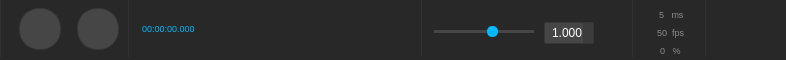
<?xml version="1.0" encoding="UTF-8"?>
<ui version="4.0">
 <class>Transport</class>
 <widget class="QWidget" name="Transport">
  <property name="geometry">
   <rect>
    <x>0</x>
    <y>0</y>
    <width>775</width>
    <height>60</height>
   </rect>
  </property>
  <property name="minimumSize">
   <size>
    <width>0</width>
    <height>60</height>
   </size>
  </property>
  <property name="maximumSize">
   <size>
    <width>16777215</width>
    <height>60</height>
   </size>
  </property>
  <property name="windowTitle">
   <string>IanniX — Transport</string>
  </property>
  <property name="styleSheet">
   <string notr="true">QTabWidget, QLabel, QCheckBox, QLineEdit, QPlainTextEdit, QPushButton, QSpinBox, QDoubleSpinBox, QTreeView, QHeaderView, QTabBar, QComboBox, QFrame#globalFrame, QTabBar::tab, QTreeView, QHeaderView, QDockWidget, QStatusBar, QRadioButton, QToolButton {
	font: 						10px &quot;Museo Sans&quot;, &quot;Museo Sans 500&quot;, &quot;Arial&quot;;
	padding:					0px;
	margin:					0px;
	min-height: 				20px;
	color: 						white;
	border: 					0px solid black;
}
QPushButton, QSpinBox, QDoubleSpinBox, QLineEdit, QPlainTextEdit, QCheckBox::indicator, QRadioButton::indicator, QTreeView::indicator, QComboBox, QTreeView, QHeaderView {
	border: 					1px solid rgb(55, 55, 55);
	border-radius: 		2px;
	background-color: 	rgb(70, 70, 70);
}
QSpinBox, QDoubleSpinBox, QLineEdit, QPlainTextEdit, QCheckBox {
	margin-top: 			4px;
	margin-bottom: 		4px;
}

QFrame#globalFrame, QFrame#transportFrame, QFrame#timeFrame, QFrame#optionFrame, QFrame#speedFrame, QFrame#logoFrame, QFrame#perfFrame, QDialog {
	background-color: 	rgb(40, 40, 40);
}
QLabel, QCheckBox, QRadioButton {
	color: 						rgb(210, 210, 210);
}

QTabWidget::pane {
	border: 					1px solid rgb(50, 50, 50);
}
QTabWidget::tab-bar {
	left: 							0px;
}
QTabWidget#tab {
	color: red;
}
QTabBar::tab {
	min-height: 							25px; /* FIX IN SS-TAB */
	background-color: 				rgb(110, 110, 110);
    border-top-left-radius: 		4px;
    border-top-right-radius: 	4px;
	margin-right:						2px;
	padding-left: 						5px;
	padding-right:						5px;
	color: 									rgb(220, 220, 220);
}
QTabBar::tab:selected {
	background-color: 				rgb(242, 241, 237);
	color: 									black;
}
QTabBar::tab:hover {
	color: 									black;
}
QTabBar::tab:!selected {
    margin-top: 						2px;
}
QTabBar::tab:disabled {
	color: 									gray;
}


QPushButton {
	margin-left: 			6px;
	padding-left: 			3px;
	padding-right: 		3px;
}
QPushButton:hover {
	border: 					1px solid rgb(28, 124, 195);
	background-color: 	rgb(21, 91, 143);
}
QPushButton::checked, QPushButton:pressed, QCheckBox::indicator:checked, QTreeView::indicator:checked, QRadioButton::indicator:checked {
	background-color: 	rgb(0, 187, 255);
}


QCheckBox, QRadioButton {
	spacing: 					5px;
}
QCheckBox::indicator, QTreeView::indicator, QRadioButton::indicator  {
	width: 						10px;
	height: 					10px;
}

QSpinBox, QDoubleSpinBox, QLineEdit {
	padding-left	:			5px;
}
QSpinBox::up-button, QDoubleSpinBox::up-button, QSpinBox::down-button, QDoubleSpinBox::down-button {
	width: 						5px;
	padding: 					2px;
	padding-left:			3px;
	background-color: 	rgb(60, 60, 60);
	border: 					0px solid black;
	border-left:				1px solid rgb(70, 70, 70);
}
QSpinBox::up-button, QDoubleSpinBox::up-button {
    image: 						url(:/icons/res_icon_plus.png);
	border-bottom:		1px solid rgb(70, 70, 70);
}
QSpinBox::down-button, QDoubleSpinBox::down-button {
    image: 						url(:/icons/res_icon_minus.png);
}


QComboBox {
	background:			rgb(242, 241, 237);
	color: 					black;
	margin-left: 		3px;
	border-radius: 	3px;
	selection-color: 	black;
	padding-left: 		5px;
}
QComboBox::drop-down {
	width: 						10px;
	padding: 					2px;
	border: 					0px solid black;
	background-color: 	rgb(70, 70, 70);
    image: 						url(:/icons/res_icon_down.png);
}


QTreeView {
	background:								rgb(50, 50, 50);
	alternate-background-color: 	rgb(55, 55, 55);
	selection-background-color: 	rgb(0, 187, 255);
	gridline-color: 							rgb(60, 60, 60);
}
QHeaderView {
	background: 							transparent;
	border: 									0px solid black;
	color: 										rgb(200, 200, 200);
	min-height: 								14px;
}
QHeaderView::section {
	background: 							rgb(90, 90, 90);
	padding-left: 							5px;
	border-top-left-radius:  			3px;
	border-top-right-radius: 		3px;
	margin-right:							1px;
	font: 										9px &quot;Arial&quot;;
}
QTreeView::item {
	min-height: 20px;
}
QTreeView::branch:has-children:!has-siblings:closed, QTreeView::branch:closed:has-children:has-siblings {
	border-image: 	none;
	image: 					url(:/items/res_tree_close.png);
}
QTreeView::branch:open:has-children:!has-siblings, QTreeView::branch:open:has-children:has-siblings  {
	border-image: 	none;
	image: 					url(:/items/res_tree_open.png);
}



QScrollBar:vertical, QScrollBar:horizontal {
	border: 				0px solid black;
	background: 		rgba(255, 255, 255, 32);
}
QScrollBar::handle:vertical, QScrollBar::handle:horizontal {
	border: 				0px solid black;
	background: 		rgb(161, 161, 161);
	border-radius: 	3px;
}
QScrollBar:vertical {						width: 			8px;					}
QScrollBar:horizontal {					height: 		8px;				}
QScrollBar::handle:vertical {			min-height: 8px;		}
QScrollBar::handle:horizontal {	min-width: 	8px;			}
QScrollBar::add-line:vertical, QScrollBar::add-line:hozirontal, QScrollBar::sub-line:vertical, QScrollBar::sub-line:horizontal, QScrollBar::up-arrow:vertical, QScrollBar::up-arrow:horizontal, QScrollBar::down-arrow:vertical, QScrollBar::down-arrow:horizontal {
	border: 			0px solid black;
	background: 	transparent;
	width: 				1px;
	height: 			1px;
}
QScrollBar::add-page:vertical, QScrollBar::sub-page:vertical, QScrollBar::add-page:horizontal, QScrollBar::sub-page:horizontal {
	background: 	none;
}


QSlider:horizontal {
	min-width: 				100px;
}
QSlider::groove:horizontal {
	border: 					0px solid transparent;
	background-color: 	rgb(70, 70, 70);
	height: 					3px;
}
QSlider::handle:horizontal {
	width: 						11px;
	height: 					10px;
	border-radius: 		5px;
	margin-top: 			-4px;
	margin-bottom: 		-4px;
	border: 					0px solid black;
	background-color: 	rgb(0, 187, 250);
}


QSplitter::handle {
	background: 							rgb(255, 255, 255, 30);
}
QSplitter::handle:pressed {
	background: 							rgb(0, 187, 255);
 }
QSplitter::handle:horizontal	 	{	width: 	4px; }
QSplitter::handle:vertical     		{	height:	4px; }

QDockWidget {
}
QDockWidget::title {
    text-align:				center;
	background-color: 	rgb(70, 70, 70);
}

QToolBar {
	background:				qlineargradient(spread:pad, x1:0, y1:0, x2:0, y2:1, stop:0 rgba(247, 247, 247, 255), stop:1 rgba(222, 222, 222, 255));
	border: 					1px solid rgba(202, 202, 202, 255);
	spacing:					0px; 
}
QToolButton {
	border: 					0px solid black;
	color:						black;
	border-radius: 		3px;
	margin:					3px;
}
QToolButton:pressed, QToolButton:checked {
    background-color:  rgba(0, 0, 0, 20);
}


QStatusBar {
	color: 						rgb(210, 210, 210);
	border-top: 				1px solid rgb(50, 50, 50);
	background-color: 	rgb(30, 30, 30);
}





/*TRANSPORT*/
QFrame#transportFrame, QFrame#timeFrame, QFrame#optionFrame, QFrame#speedFrame, QFrame#logoFrame, QFrame#perfFrame{
	border: 					0px solid black;
	border-left: 				1px solid rgb(50, 50, 50);
}
QWIdget {
	margin:					0px;
	padding:					0px;
}
QWidget#speedSlider {
	margin-top: 			7px;
}
QWidget#timeEdit, QWidget#perfCpuEdit, QWidget#perfOpenGLEdit, QWidget#perfSchedulerEdit {
	background-color: 	transparent;
	border: 					0px solid black;
	font:							9px;
	color: 						rgb(140, 140, 140);
}
QLineEdit#timeEdit {
	font: 						40px &quot;Lucida Sans&quot;, &quot;Lucida Grande&quot;, &quot;Lucida Sans Unicode&quot;, &quot;Lucida&quot;;
	color: 						rgb(0, 187, 255);
}
QPushButton#logoButton {
	border: 					0px solid black;
	background-color: 	transparent;
}
QPushButton:hover#logoButton {
	border: 					1px solid rgb(28, 124, 195);
	background-color: 	rgb(21, 91, 143);
}
QPushButton#ffButton, QPushButton#playButton {
	min-width:  		40px;
	min-height: 		40px;
	border-radius: 20px;
	padding:			0px;
}
QPushButton#logoButton {
	margin: -2px;
}
/* ---- */


/* INSPECTEUR */
QWidget#ssTabInfoGeneral, QWidget#ssTabInfoSpace, QWidget#ssTabInfoTime, QWidget#ssTabInfoMessage, QWidget#ssTabConfigLog, QWidget#ssTabConfigNetwork, QWidget#ssTabConfigMIDI, QWidget#ssTabConfigArduino, QWidget#ssTabConfigSyphon, QWidget#ssTabConfigWeb, QWidget#ssTabRessource {
	background-color: 	rgb(50, 50, 50)
}
QWidget#tabProject, QWidget#tabView, QWidget#tabInfo, QWidget#tabControlCenter, QWidget#tabConfig {
	background-color: 	transparent;
}
QWidget#equationEdit {
	font: 						10px &quot;Lucida Console&quot;, &quot;Monaco&quot;, &quot;Monospace&quot;;
}

/* ----- */



/* MAIN */
QWidget#centralwidget  {
	background-color: black;
}
/* ----- */


/* DIALOG */
QDialogButtonBox QPushButton {
	padding-left: 		10px;
	padding-right: 	10px;
	min-height:			25px;
	margin:				5px;
}
/* ------ */
</string>
  </property>
  <layout class="QHBoxLayout" name="horizontalLayout">
   <property name="spacing">
    <number>0</number>
   </property>
   <property name="leftMargin">
    <number>0</number>
   </property>
   <property name="topMargin">
    <number>0</number>
   </property>
   <property name="rightMargin">
    <number>0</number>
   </property>
   <property name="bottomMargin">
    <number>0</number>
   </property>
   <item>
    <widget class="QFrame" name="globalFrame">
     <property name="frameShape">
      <enum>QFrame::StyledPanel</enum>
     </property>
     <property name="frameShadow">
      <enum>QFrame::Raised</enum>
     </property>
     <layout class="QHBoxLayout" name="horizontalLayout_2">
      <property name="spacing">
       <number>0</number>
      </property>
      <property name="leftMargin">
       <number>0</number>
      </property>
      <property name="topMargin">
       <number>0</number>
      </property>
      <property name="rightMargin">
       <number>0</number>
      </property>
      <property name="bottomMargin">
       <number>3</number>
      </property>
      <item>
       <widget class="QFrame" name="transportFrame">
        <property name="sizePolicy">
         <sizepolicy hsizetype="Maximum" vsizetype="Preferred">
          <horstretch>0</horstretch>
          <verstretch>0</verstretch>
         </sizepolicy>
        </property>
        <property name="frameShape">
         <enum>QFrame::StyledPanel</enum>
        </property>
        <property name="frameShadow">
         <enum>QFrame::Raised</enum>
        </property>
        <layout class="QHBoxLayout" name="horizontalLayout_4">
         <property name="spacing">
          <number>10</number>
         </property>
         <property name="leftMargin">
          <number>12</number>
         </property>
         <property name="topMargin">
          <number>0</number>
         </property>
         <property name="bottomMargin">
          <number>0</number>
         </property>
         <item>
          <widget class="QPushButton" name="ffButton">
           <property name="sizePolicy">
            <sizepolicy hsizetype="Fixed" vsizetype="Fixed">
             <horstretch>0</horstretch>
             <verstretch>0</verstretch>
            </sizepolicy>
           </property>
           <property name="minimumSize">
            <size>
             <width>48</width>
             <height>42</height>
            </size>
           </property>
           <property name="maximumSize">
            <size>
             <width>40</width>
             <height>40</height>
            </size>
           </property>
           <property name="toolTip">
            <string>Rewinds the playback</string>
           </property>
           <property name="statusTip">
            <string>Playback|By pressing the button, IanniX will play or pause the score playback. If nothing happened, be sure the score speed is positive!</string>
           </property>
           <property name="text">
            <string/>
           </property>
           <property name="icon">
            <iconset resource="../icons/IanniX.qrc">
             <normaloff>:/general/res_icon_ff.png</normaloff>:/general/res_icon_ff.png</iconset>
           </property>
           <property name="iconSize">
            <size>
             <width>24</width>
             <height>24</height>
            </size>
           </property>
          </widget>
         </item>
         <item>
          <widget class="QPushButton" name="playButton">
           <property name="sizePolicy">
            <sizepolicy hsizetype="Fixed" vsizetype="Fixed">
             <horstretch>0</horstretch>
             <verstretch>0</verstretch>
            </sizepolicy>
           </property>
           <property name="minimumSize">
            <size>
             <width>48</width>
             <height>42</height>
            </size>
           </property>
           <property name="maximumSize">
            <size>
             <width>40</width>
             <height>40</height>
            </size>
           </property>
           <property name="toolTip">
            <string>Plays or pauses the playback</string>
           </property>
           <property name="statusTip">
            <string>Playback|Press this button to start or pause the playback</string>
           </property>
           <property name="text">
            <string/>
           </property>
           <property name="icon">
            <iconset resource="../icons/IanniX.qrc">
             <normaloff>:/general/res_icon_play.png</normaloff>
             <normalon>:/general/res_icon_pause.png</normalon>:/general/res_icon_play.png</iconset>
           </property>
           <property name="iconSize">
            <size>
             <width>18</width>
             <height>18</height>
            </size>
           </property>
           <property name="checkable">
            <bool>true</bool>
           </property>
           <property name="checked">
            <bool>false</bool>
           </property>
          </widget>
         </item>
        </layout>
       </widget>
      </item>
      <item>
       <widget class="QFrame" name="timeFrame">
        <property name="sizePolicy">
         <sizepolicy hsizetype="Maximum" vsizetype="Preferred">
          <horstretch>0</horstretch>
          <verstretch>0</verstretch>
         </sizepolicy>
        </property>
        <property name="frameShape">
         <enum>QFrame::StyledPanel</enum>
        </property>
        <property name="frameShadow">
         <enum>QFrame::Raised</enum>
        </property>
        <layout class="QHBoxLayout" name="horizontalLayout_3">
         <property name="spacing">
          <number>0</number>
         </property>
         <property name="leftMargin">
          <number>6</number>
         </property>
         <property name="topMargin">
          <number>0</number>
         </property>
         <property name="rightMargin">
          <number>6</number>
         </property>
         <property name="bottomMargin">
          <number>0</number>
         </property>
         <item>
          <widget class="QLineEdit" name="timeEdit">
           <property name="sizePolicy">
            <sizepolicy hsizetype="Fixed" vsizetype="Fixed">
             <horstretch>0</horstretch>
             <verstretch>0</verstretch>
            </sizepolicy>
           </property>
           <property name="minimumSize">
            <size>
             <width>280</width>
             <height>28</height>
            </size>
           </property>
           <property name="maximumSize">
            <size>
             <width>280</width>
             <height>55</height>
            </size>
           </property>
           <property name="focusPolicy">
            <enum>Qt::ClickFocus</enum>
           </property>
           <property name="toolTip">
            <string>Goes to a specific playback timecode</string>
           </property>
           <property name="statusTip">
            <string>Playback|This is the elapsed time since the beginning of the playback of the score.\n If you need to jump to a specific timecode, feel free to type directly the desired timecode in this box.</string>
           </property>
           <property name="inputMask">
            <string notr="true">99:99:99.999</string>
           </property>
           <property name="text">
            <string notr="true">00:00:00.000</string>
           </property>
          </widget>
         </item>
        </layout>
       </widget>
      </item>
      <item>
       <widget class="QFrame" name="speedFrame">
        <property name="frameShape">
         <enum>QFrame::StyledPanel</enum>
        </property>
        <property name="frameShadow">
         <enum>QFrame::Raised</enum>
        </property>
        <layout class="QVBoxLayout" name="verticalLayout_2">
         <property name="spacing">
          <number>0</number>
         </property>
         <property name="leftMargin">
          <number>12</number>
         </property>
         <property name="topMargin">
          <number>0</number>
         </property>
         <property name="rightMargin">
          <number>12</number>
         </property>
         <property name="bottomMargin">
          <number>0</number>
         </property>
         <item>
          <layout class="QHBoxLayout" name="spaceForLog">
           <property name="spacing">
            <number>0</number>
           </property>
          </layout>
         </item>
         <item>
          <layout class="QHBoxLayout" name="horizontalLayout_5">
           <property name="spacing">
            <number>10</number>
           </property>
           <item>
            <widget class="QSlider" name="speedSlider">
             <property name="toolTip">
              <string>Changes the global playback speed (1.00 = real time clock)</string>
             </property>
             <property name="statusTip">
              <string>Playback speed|IanniX will play your score with a classical precise clock. But you can speed up or down the playback... or reverse the time!</string>
             </property>
             <property name="minimum">
              <number>-500</number>
             </property>
             <property name="maximum">
              <number>500</number>
             </property>
             <property name="value">
              <number>100</number>
             </property>
             <property name="orientation">
              <enum>Qt::Horizontal</enum>
             </property>
            </widget>
           </item>
           <item>
            <widget class="QDoubleSpinBox" name="speedSpin">
             <property name="minimumSize">
              <size>
               <width>50</width>
               <height>30</height>
              </size>
             </property>
             <property name="maximumSize">
              <size>
               <width>50</width>
               <height>20</height>
              </size>
             </property>
             <property name="toolTip">
              <string>Changes the global playback speed (1.00 = real time clock)</string>
             </property>
             <property name="statusTip">
              <string>Playback speed|IanniX will play your score with a classical precise clock. But you can speed up or down the playback... or reverse the time!</string>
             </property>
             <property name="decimals">
              <number>3</number>
             </property>
             <property name="minimum">
              <double>-999.000000000000000</double>
             </property>
             <property name="maximum">
              <double>999.000000000000000</double>
             </property>
             <property name="singleStep">
              <double>0.100000000000000</double>
             </property>
             <property name="value">
              <double>1.000000000000000</double>
             </property>
            </widget>
           </item>
           <item>
            <widget class="QPushButton" name="speedSpinReset">
             <property name="enabled">
              <bool>false</bool>
             </property>
             <property name="toolTip">
              <string>Resets score speed to nominal speed (1.00)</string>
             </property>
             <property name="styleSheet">
              <string notr="true">QPushButton  {
	min-width:  		14px;
	min-height: 		14px;
	max-width:  	14px;
	max-height: 	14px;
	width:  				14px;
	height: 			14px;
	border-radius: 7px;
	margin: 			0px;
	margin-top:		7px;
	padding:			0px;
}
QPushButton:disabled {
	border:				0px solid transparent;
	background: 	transparent;
	color:				transparent;
}</string>
             </property>
             <property name="text">
              <string>X</string>
             </property>
            </widget>
           </item>
          </layout>
         </item>
        </layout>
       </widget>
      </item>
      <item>
       <widget class="QFrame" name="perfFrame">
        <property name="sizePolicy">
         <sizepolicy hsizetype="Maximum" vsizetype="Preferred">
          <horstretch>0</horstretch>
          <verstretch>0</verstretch>
         </sizepolicy>
        </property>
        <property name="frameShape">
         <enum>QFrame::StyledPanel</enum>
        </property>
        <property name="frameShadow">
         <enum>QFrame::Raised</enum>
        </property>
        <layout class="QVBoxLayout" name="verticalLayout">
         <property name="spacing">
          <number>0</number>
         </property>
         <property name="leftMargin">
          <number>6</number>
         </property>
         <property name="topMargin">
          <number>0</number>
         </property>
         <property name="rightMargin">
          <number>6</number>
         </property>
         <property name="bottomMargin">
          <number>3</number>
         </property>
         <item>
          <widget class="QLineEdit" name="perfSchedulerEdit">
           <property name="minimumSize">
            <size>
             <width>60</width>
             <height>28</height>
            </size>
           </property>
           <property name="maximumSize">
            <size>
             <width>60</width>
             <height>28</height>
            </size>
           </property>
           <property name="toolTip">
            <string>Scheduler period</string>
           </property>
           <property name="statusTip">
            <string>Scheduler period|IanniX computes your score at the displayed rate.\n You can also force IanniX to a specific scheduler period by typing a value in this field. 5ms is accurate enough but it can also be CPU intensive so feel free to increase this value if needed.</string>
           </property>
           <property name="inputMask">
            <string notr="true">009 ms</string>
           </property>
           <property name="text">
            <string notr="true">5 ms</string>
           </property>
           <property name="alignment">
            <set>Qt::AlignCenter</set>
           </property>
          </widget>
         </item>
         <item>
          <widget class="QLineEdit" name="perfOpenGLEdit">
           <property name="minimumSize">
            <size>
             <width>60</width>
             <height>28</height>
            </size>
           </property>
           <property name="maximumSize">
            <size>
             <width>60</width>
             <height>28</height>
            </size>
           </property>
           <property name="toolTip">
            <string>Rendering frame rate</string>
           </property>
           <property name="statusTip">
            <string>Rendering frame rate|IannIX refreshes your score at the displayed frame rate.\n You can also force IanniX to a specific framerate by typing a value in this field. 50fps is fluid but it can also be CPU intensive so feel free to decrease this value if needed.\n Finaly, be aware that graphical frame rate doesn't affect messages accuracy or sample rate.</string>
           </property>
           <property name="inputMask">
            <string notr="true">009 fps</string>
           </property>
           <property name="text">
            <string notr="true">50 fps</string>
           </property>
           <property name="alignment">
            <set>Qt::AlignCenter</set>
           </property>
          </widget>
         </item>
         <item>
          <widget class="QLineEdit" name="perfCpuEdit">
           <property name="minimumSize">
            <size>
             <width>60</width>
             <height>28</height>
            </size>
           </property>
           <property name="maximumSize">
            <size>
             <width>60</width>
             <height>28</height>
            </size>
           </property>
           <property name="focusPolicy">
            <enum>Qt::NoFocus</enum>
           </property>
           <property name="toolTip">
            <string>CPU usage</string>
           </property>
           <property name="statusTip">
            <string>CPU usage|CPU usage can give you information about the complexity of your score.\n If the value is high, be sure to disable logs by closing the Network tab. Then you can also reduce the accuracy of IanniX by changing the scheduler period and the rendering frame rate (fields above).</string>
           </property>
           <property name="inputMask">
            <string notr="true">009 %</string>
           </property>
           <property name="text">
            <string notr="true">0 %</string>
           </property>
           <property name="cursorPosition">
            <number>5</number>
           </property>
           <property name="alignment">
            <set>Qt::AlignCenter</set>
           </property>
           <property name="readOnly">
            <bool>true</bool>
           </property>
          </widget>
         </item>
        </layout>
       </widget>
      </item>
      <item>
       <widget class="QFrame" name="logoFrame">
        <property name="sizePolicy">
         <sizepolicy hsizetype="Maximum" vsizetype="Preferred">
          <horstretch>0</horstretch>
          <verstretch>0</verstretch>
         </sizepolicy>
        </property>
        <property name="frameShape">
         <enum>QFrame::StyledPanel</enum>
        </property>
        <property name="frameShadow">
         <enum>QFrame::Raised</enum>
        </property>
        <layout class="QVBoxLayout" name="verticalLayout_3">
         <property name="spacing">
          <number>6</number>
         </property>
         <property name="leftMargin">
          <number>10</number>
         </property>
         <property name="topMargin">
          <number>3</number>
         </property>
         <property name="rightMargin">
          <number>15</number>
         </property>
         <property name="bottomMargin">
          <number>0</number>
         </property>
         <item>
          <widget class="QPushButton" name="logoButton">
           <property name="minimumSize">
            <size>
             <width>55</width>
             <height>16</height>
            </size>
           </property>
           <property name="maximumSize">
            <size>
             <width>55</width>
             <height>50</height>
            </size>
           </property>
           <property name="toolTip">
            <string>About IanniX</string>
           </property>
           <property name="statusTip">
            <string>About IanniX|IanniX is open source and developed by volunteers. Discover who they are!</string>
           </property>
           <property name="text">
            <string/>
           </property>
           <property name="icon">
            <iconset resource="../icons/IanniX.qrc">
             <normaloff>:/general/res_logo.png</normaloff>:/general/res_logo.png</iconset>
           </property>
           <property name="iconSize">
            <size>
             <width>50</width>
             <height>45</height>
            </size>
           </property>
          </widget>
         </item>
        </layout>
       </widget>
      </item>
     </layout>
    </widget>
   </item>
  </layout>
 </widget>
 <resources>
  <include location="../icons/IanniX.qrc"/>
 </resources>
 <connections>
  <connection>
   <sender>perfSchedulerEdit</sender>
   <signal>textChanged(QString)</signal>
   <receiver>Transport</receiver>
   <slot>action()</slot>
   <hints>
    <hint type="sourcelabel">
     <x>699</x>
     <y>16</y>
    </hint>
    <hint type="destinationlabel">
     <x>599</x>
     <y>180</y>
    </hint>
   </hints>
  </connection>
  <connection>
   <sender>perfOpenGLEdit</sender>
   <signal>textChanged(QString)</signal>
   <receiver>Transport</receiver>
   <slot>action()</slot>
   <hints>
    <hint type="sourcelabel">
     <x>699</x>
     <y>45</y>
    </hint>
    <hint type="destinationlabel">
     <x>550</x>
     <y>209</y>
    </hint>
   </hints>
  </connection>
  <connection>
   <sender>speedSlider</sender>
   <signal>valueChanged(int)</signal>
   <receiver>Transport</receiver>
   <slot>action()</slot>
   <hints>
    <hint type="sourcelabel">
     <x>540</x>
     <y>45</y>
    </hint>
    <hint type="destinationlabel">
     <x>424</x>
     <y>203</y>
    </hint>
   </hints>
  </connection>
  <connection>
   <sender>speedSpin</sender>
   <signal>valueChanged(double)</signal>
   <receiver>Transport</receiver>
   <slot>action()</slot>
   <hints>
    <hint type="sourcelabel">
     <x>600</x>
     <y>53</y>
    </hint>
    <hint type="destinationlabel">
     <x>507</x>
     <y>140</y>
    </hint>
   </hints>
  </connection>
  <connection>
   <sender>timeEdit</sender>
   <signal>editingFinished()</signal>
   <receiver>Transport</receiver>
   <slot>action()</slot>
   <hints>
    <hint type="sourcelabel">
     <x>252</x>
     <y>37</y>
    </hint>
    <hint type="destinationlabel">
     <x>252</x>
     <y>132</y>
    </hint>
   </hints>
  </connection>
  <connection>
   <sender>playButton</sender>
   <signal>released()</signal>
   <receiver>Transport</receiver>
   <slot>action()</slot>
   <hints>
    <hint type="sourcelabel">
     <x>63</x>
     <y>40</y>
    </hint>
    <hint type="destinationlabel">
     <x>63</x>
     <y>133</y>
    </hint>
   </hints>
  </connection>
  <connection>
   <sender>ffButton</sender>
   <signal>released()</signal>
   <receiver>Transport</receiver>
   <slot>action()</slot>
   <hints>
    <hint type="sourcelabel">
     <x>30</x>
     <y>42</y>
    </hint>
    <hint type="destinationlabel">
     <x>30</x>
     <y>144</y>
    </hint>
   </hints>
  </connection>
  <connection>
   <sender>logoButton</sender>
   <signal>released()</signal>
   <receiver>Transport</receiver>
   <slot>action()</slot>
   <hints>
    <hint type="sourcelabel">
     <x>765</x>
     <y>28</y>
    </hint>
    <hint type="destinationlabel">
     <x>543</x>
     <y>185</y>
    </hint>
   </hints>
  </connection>
  <connection>
   <sender>speedSpinReset</sender>
   <signal>released()</signal>
   <receiver>Transport</receiver>
   <slot>action()</slot>
   <hints>
    <hint type="sourcelabel">
     <x>614</x>
     <y>39</y>
    </hint>
    <hint type="destinationlabel">
     <x>620</x>
     <y>149</y>
    </hint>
   </hints>
  </connection>
 </connections>
 <slots>
  <slot>action()</slot>
 </slots>
</ui>
